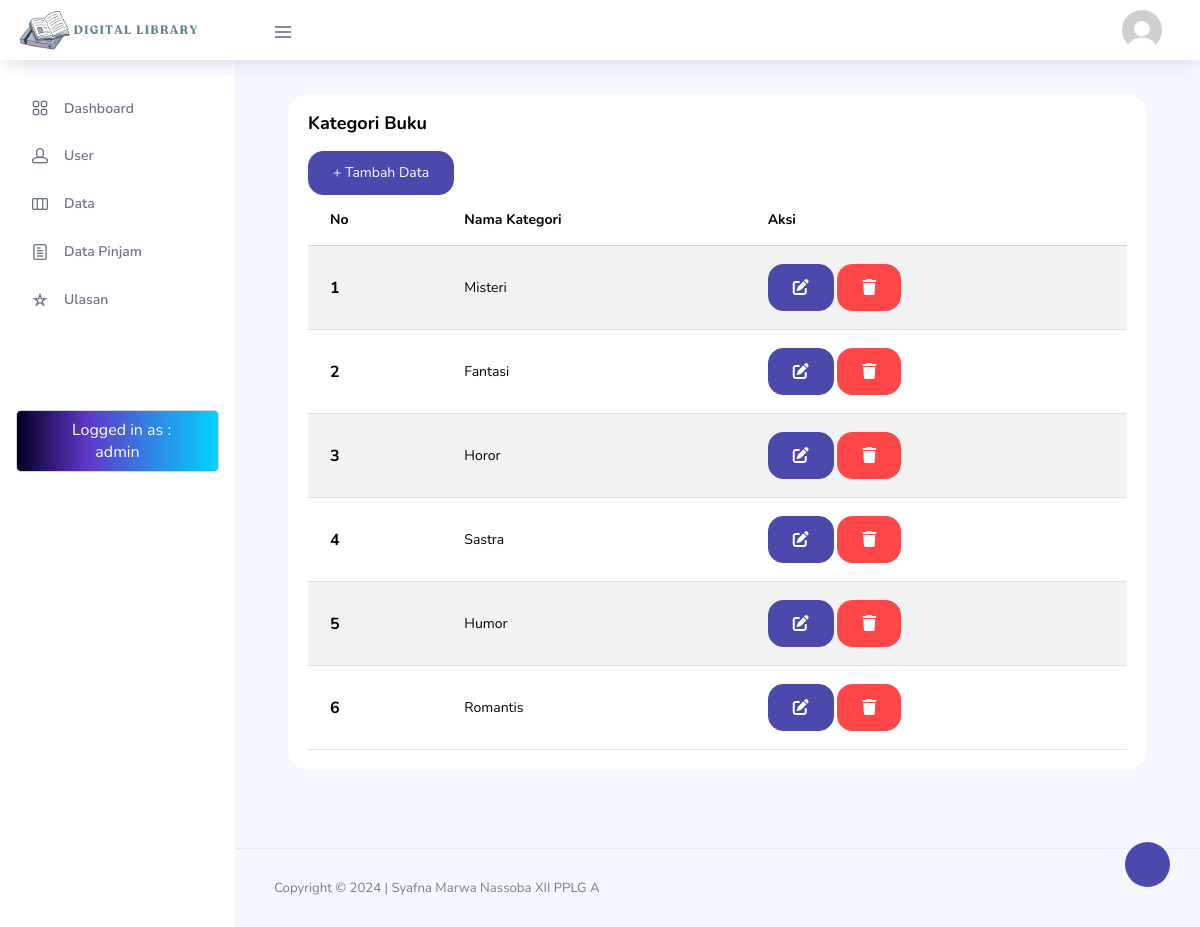
/websiteCoding/index.php?page=kategori-buku (signed in), run on the app's committed database.
### tables this page shows
CREATE TABLE `kategoribuku` (
  `kategoriID` int(11) NOT NULL,
  `namaKategori` varchar(30) DEFAULT NULL
);

### websiteCoding/kategori-buku.php (the view, shortened to what this page needs)
<div class="content-wrapper">
    <div class="col-lg-12 grid-margin stretch-card" style="margin-top: -5rem;">
      <div class="card">
        <div class="card-body">
            <h4 class="card-title">Kategori Buku</h4>
                  <div class="table-responsive ">
                    <table class="table table-striped">
                      <thead>
                        <tr>
                          <th>
                            No
                          </th>
                          <th>
                            Nama Kategori
                          </th>
                          <?php
          if (isset($_SESSION['user']['level'])) {
					?>
                          <th>
                            Aksi
                          </th>
                          <?php
          }
					?>
                        </tr>
                      </thead>
                      <tbody>
                      <?php
                        $i = 1;
                        $query = mysqli_query($koneksi, "SELECT*FROM kategoribuku");
                        while ($data = mysqli_fetch_array($query)) {
                        ?>
                        <tr>
                            <th scope="row"><?php echo $i++; ?></th>
                            <td><?php echo $data['namaKategori']; ?></td>
                            <?php
                            if (isset($_SESSION['user']['level'])) {
                            ?>
                            <td>
                            <button type="button" class="btn btn-primary" data-bs-toggle="modal" data-bs-target="#ubah<?php echo $data['kategoriID']; ?>" ><i class="fa-solid fa-pen-to-square"></i></button>
                            <a onclick="return confirm('Yakin Hapus?')" class="btn btn-danger" href="?page=kategori-hapus&id=<?php echo $data['kategoriID']; ?>"><i class="fa-solid fa-trash"></i></a>
                            </td>
                            <?php
                              }
                              ?>
                        </tr>
                        <?php
                    }
                        ?>
<?php
  if (isset($_SESSION['user']['level'])) {
?>
<button type="button" class="btn btn-primary" data-bs-toggle="modal" data-bs-target="#exampleModal">+ Tambah Data</button>
<?php
                    }
                        ?>
                      </tbody>
                    </table>
                  </div>
                </div>
              </div>
            </div>
          </div>
        </div>
        <footer class="footer">
          <div class="d-sm-flex justify-content-center justify-content-sm-between">
            <span class="text-muted text-center text-sm-left d-block d-sm-inline-block">Copyright © 2024 | Syafna Marwa Nassoba XII PPLG A</span>
          </div>
        </footer>
      </div>
    </div>
  </div>

### data on the page
kategoribuku: namaKategori "Misteri"
kategoribuku: namaKategori "Fantasi"
kategoribuku: namaKategori "Horor"
kategoribuku: namaKategori "Sastra"
kategoribuku: namaKategori "Humor"
kategoribuku: namaKategori "Romantis"

### other printed values
$_SESSION['user']['username'] "admin"
